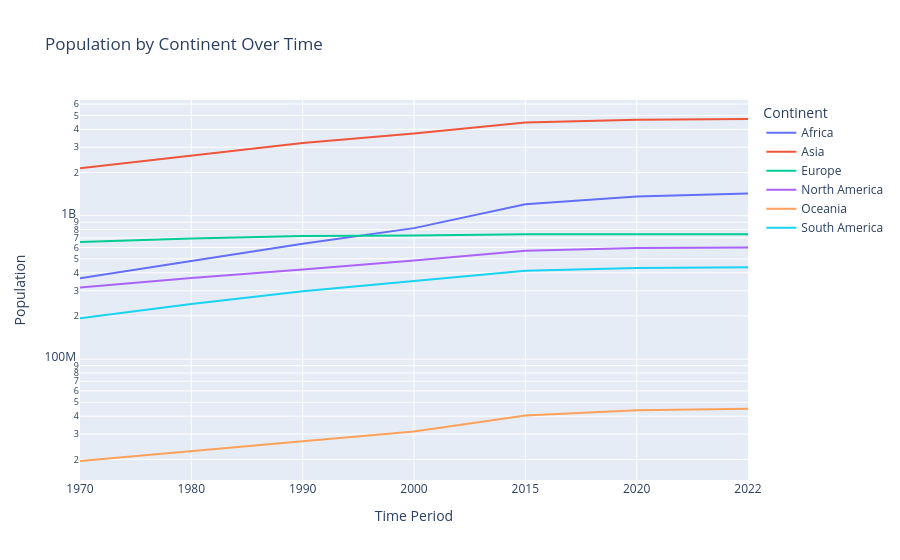

Notebook cell for this chart:
### Markdown cell above
**Chart choice & justification:** *Which chart did you choose, and why? Justify design choices.

*YOUR ANSWER HERE*

### Code cell
# Q1
df_1 = df.groupby(["Continent"], as_index=False).sum(numeric_only=True)

df_long = df_1.melt(
    id_vars=["Continent"],
    value_vars=["1970 Population", "1980 Population", "1990 Population", "2000 Population", "2015 Population", "2020 Population", "2022 Population"],
    var_name="year",
    value_name="population",
)
df_long["year"] = df_long["year"].str.replace(" Population", "", case=False)
fig = px.line(
    df_long,
    x="year",
    y="population",
    color="Continent",
    markers=True,
    log_y=True,
    title="Population by Continent Over Time",
    labels={
        "year": "Time Period",
        "population": "Population",
        "continent": "Continent",
    },
)

fig.show()

### Figure 1 — Plotly figure (JSON) as saved in the notebook; plotly's stock layout.template omitted (floating-point values rounded to 4 significant figures)
{"data": [{"hovertemplate": "Continent=Africa<br>Time Period=%{x}<br>Population=%{y}<extra></extra>", "legendgroup": "Africa", "line": {"color": "#636efa", "dash": "solid"}, "marker": {"symbol": "circle"}, "mode": "lines", "name": "Africa", "orientation": "v", "showlegend": true, "type": "scatter", "x": ["1970", "1980", "1990", "2000", "2015", "2020", "2022"], "xaxis": "x", "y": [365444348, 481536377, 638150629, 818946032, 1201102442, 1360671810, 1426730932], "yaxis": "y"}, {"hovertemplate": "Continent=Asia<br>Time Period=%{x}<br>Population=%{y}<extra></extra>", "legendgroup": "Asia", "line": {"color": "#EF553B", "dash": "solid"}, "marker": {"symbol": "circle"}, "mode": "lines", "name": "Asia", "orientation": "v", "showlegend": true, "type": "scatter", "x": ["1970", "1980", "1990", "2000", "2015", "2020", "2022"], "xaxis": "x", "y": [2144906290, 2635334228, 3210563577, 3735089604, 4458250182, 4663086535, 4721383274], "yaxis": "y"}, {"hovertemplate": "Continent=Europe<br>Time Period=%{x}<br>Population=%{y}<extra></extra>", "legendgroup": "Europe", "line": {"color": "#00cc96", "dash": "solid"}, "marker": {"symbol": "circle"}, "mode": "lines", "name": "Europe", "orientation": "v", "showlegend": true, "type": "scatter", "x": ["1970", "1980", "1990", "2000", "2015", "2020", "2022"], "xaxis": "x", "y": [655923991, 692527159, 720320797, 726093423, 741535608, 745792196, 743147538], "yaxis": "y"}, {"hovertemplate": "Continent=North America<br>Time Period=%{x}<br>Population=%{y}<extra></extra>", "legendgroup": "North America", "line": {"color": "#ab63fa", "dash": "solid"}, "marker": {"symbol": "circle"}, "mode": "lines", "name": "North America", "orientation": "v", "showlegend": true, "type": "scatter", "x": ["1970", "1980", "1990", "2000", "2015", "2020", "2022"], "xaxis": "x", "y": [315434606, 368293361, 421266425, 486069584, 570383850, 594236593, 600296136], "yaxis": "y"}, {"hovertemplate": "Continent=Oceania<br>Time Period=%{x}<br>Population=%{y}<extra></extra>", "legendgroup": "Oceania", "line": {"color": "#FFA15A", "dash": "solid"}, "marker": {"symbol": "circle"}, "mode": "lines", "name": "Oceania", "orientation": "v", "showlegend": true, "type": "scatter", "x": ["1970", "1980", "1990", "2000", "2015", "2020", "2022"], "xaxis": "x", "y": [19480270, 22920240, 26743822, 31222778, 40403283, 43933426, 45038554], "yaxis": "y"}, {"hovertemplate": "Continent=South America<br>Time Period=%{x}<br>Population=%{y}<extra></extra>", "legendgroup": "South America", "line": {"color": "#19d3f3", "dash": "solid"}, "marker": {"symbol": "circle"}, "mode": "lines", "name": "South America", "orientation": "v", "showlegend": true, "type": "scatter", "x": ["1970", "1980", "1990", "2000", "2015", "2020", "2022"], "xaxis": "x", "y": [192947156, 241789006, 297146415, 349634282, 413134396, 431530043, 436816608], "yaxis": "y"}], "layout": {"legend": {"title": {"text": "Continent"}, "tracegroupgap": 0}, "title": {"text": "Population by Continent Over Time"}, "xaxis": {"anchor": "y", "domain": [0, 1], "title": {"text": "Time Period"}}, "yaxis": {"anchor": "x", "domain": [0, 1], "title": {"text": "Population"}, "type": "log"}}}
